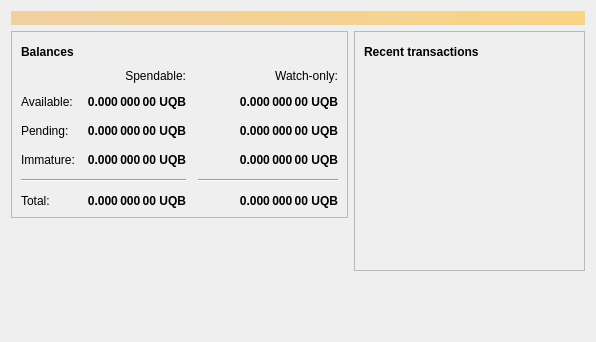
<?xml version="1.0" encoding="UTF-8"?>
<ui version="4.0">
 <class>OverviewPage</class>
 <widget class="QWidget" name="OverviewPage">
  <property name="geometry">
   <rect>
    <x>0</x>
    <y>0</y>
    <width>596</width>
    <height>342</height>
   </rect>
  </property>
  <property name="windowTitle">
   <string>Form</string>
  </property>
  <layout class="QVBoxLayout" name="topLayout">
   <item>
    <widget class="QLabel" name="labelAlerts">
     <property name="visible">
      <bool>false</bool>
     </property>
     <property name="styleSheet">
      <string notr="true">QLabel { background-color: qlineargradient(x1: 0, y1: 0, x2: 1, y2: 0, stop:0 #F0D0A0, stop:1 #F8D488); color:#000000; }</string>
     </property>
     <property name="wordWrap">
      <bool>true</bool>
     </property>
     <property name="margin">
      <number>3</number>
     </property>
     <property name="textInteractionFlags">
      <set>Qt::TextSelectableByMouse</set>
     </property>
    </widget>
   </item>
   <item>
    <layout class="QHBoxLayout" name="horizontalLayout" stretch="1,1">
     <item>
      <layout class="QVBoxLayout" name="verticalLayout_2">
       <item>
        <widget class="QFrame" name="frame">
         <property name="frameShape">
          <enum>QFrame::StyledPanel</enum>
         </property>
         <property name="frameShadow">
          <enum>QFrame::Raised</enum>
         </property>
         <layout class="QVBoxLayout" name="verticalLayout_4">
          <item>
           <layout class="QHBoxLayout" name="horizontalLayout_4">
            <item>
             <widget class="QLabel" name="label_5">
              <property name="font">
               <font>
                <weight>75</weight>
                <bold>true</bold>
               </font>
              </property>
              <property name="text">
               <string>Balances</string>
              </property>
             </widget>
            </item>
            <item>
             <widget class="QPushButton" name="labelWalletStatus">
              <property name="enabled">
               <bool>true</bool>
              </property>
              <property name="maximumSize">
               <size>
                <width>30</width>
                <height>16777215</height>
               </size>
              </property>
              <property name="toolTip">
               <string>The displayed information may be out of date. Your wallet automatically synchronizes with the Ubiquitium network after a connection is established, but this process has not completed yet.</string>
              </property>
              <property name="text">
               <string/>
              </property>
              <property name="icon">
               <iconset resource="../bitcoin.qrc">
                <normaloff>:/icons/warning</normaloff>
                <disabledoff>:/icons/warning</disabledoff>:/icons/warning</iconset>
              </property>
              <property name="iconSize">
               <size>
                <width>24</width>
                <height>24</height>
               </size>
              </property>
              <property name="flat">
               <bool>true</bool>
              </property>
             </widget>
            </item>
            <item>
             <spacer name="horizontalSpacer_3">
              <property name="orientation">
               <enum>Qt::Horizontal</enum>
              </property>
              <property name="sizeHint" stdset="0">
               <size>
                <width>40</width>
                <height>20</height>
               </size>
              </property>
             </spacer>
            </item>
           </layout>
          </item>
          <item>
           <layout class="QGridLayout" name="gridLayout">
            <property name="spacing">
             <number>12</number>
            </property>
            <item row="2" column="2">
             <widget class="QLabel" name="labelWatchPending">
              <property name="font">
               <font>
                <weight>75</weight>
                <bold>true</bold>
               </font>
              </property>
              <property name="cursor">
               <cursorShape>IBeamCursor</cursorShape>
              </property>
              <property name="toolTip">
               <string>Unconfirmed transactions to watch-only addresses</string>
              </property>
              <property name="text">
               <string notr="true">0.000 000 00 UQB</string>
              </property>
              <property name="alignment">
               <set>Qt::AlignRight|Qt::AlignTrailing|Qt::AlignVCenter</set>
              </property>
              <property name="textInteractionFlags">
               <set>Qt::LinksAccessibleByMouse|Qt::TextSelectableByKeyboard|Qt::TextSelectableByMouse</set>
              </property>
             </widget>
            </item>
            <item row="2" column="1">
             <widget class="QLabel" name="labelUnconfirmed">
              <property name="font">
               <font>
                <weight>75</weight>
                <bold>true</bold>
               </font>
              </property>
              <property name="cursor">
               <cursorShape>IBeamCursor</cursorShape>
              </property>
              <property name="toolTip">
               <string>Total of transactions that have yet to be confirmed, and do not yet count toward the spendable balance</string>
              </property>
              <property name="text">
               <string notr="true">0.000 000 00 UQB</string>
              </property>
              <property name="alignment">
               <set>Qt::AlignRight|Qt::AlignTrailing|Qt::AlignVCenter</set>
              </property>
              <property name="textInteractionFlags">
               <set>Qt::LinksAccessibleByMouse|Qt::TextSelectableByKeyboard|Qt::TextSelectableByMouse</set>
              </property>
             </widget>
            </item>
            <item row="3" column="2">
             <widget class="QLabel" name="labelWatchImmature">
              <property name="font">
               <font>
                <weight>75</weight>
                <bold>true</bold>
               </font>
              </property>
              <property name="cursor">
               <cursorShape>IBeamCursor</cursorShape>
              </property>
              <property name="toolTip">
               <string>Mined balance in watch-only addresses that has not yet matured</string>
              </property>
              <property name="text">
               <string notr="true">0.000 000 00 UQB</string>
              </property>
              <property name="alignment">
               <set>Qt::AlignRight|Qt::AlignTrailing|Qt::AlignVCenter</set>
              </property>
              <property name="textInteractionFlags">
               <set>Qt::LinksAccessibleByMouse|Qt::TextSelectableByKeyboard|Qt::TextSelectableByMouse</set>
              </property>
             </widget>
            </item>
            <item row="4" column="0" colspan="2">
             <widget class="Line" name="line">
              <property name="orientation">
               <enum>Qt::Horizontal</enum>
              </property>
             </widget>
            </item>
            <item row="4" column="2">
             <widget class="Line" name="lineWatchBalance">
              <property name="sizePolicy">
               <sizepolicy hsizetype="Preferred" vsizetype="Fixed">
                <horstretch>0</horstretch>
                <verstretch>0</verstretch>
               </sizepolicy>
              </property>
              <property name="minimumSize">
               <size>
                <width>140</width>
                <height>0</height>
               </size>
              </property>
              <property name="orientation">
               <enum>Qt::Horizontal</enum>
              </property>
             </widget>
            </item>
            <item row="5" column="0">
             <widget class="QLabel" name="labelTotalText">
              <property name="text">
               <string>Total:</string>
              </property>
             </widget>
            </item>
            <item row="3" column="1">
             <widget class="QLabel" name="labelImmature">
              <property name="font">
               <font>
                <weight>75</weight>
                <bold>true</bold>
               </font>
              </property>
              <property name="cursor">
               <cursorShape>IBeamCursor</cursorShape>
              </property>
              <property name="toolTip">
               <string>Mined balance that has not yet matured</string>
              </property>
              <property name="text">
               <string notr="true">0.000 000 00 UQB</string>
              </property>
              <property name="alignment">
               <set>Qt::AlignRight|Qt::AlignTrailing|Qt::AlignVCenter</set>
              </property>
              <property name="textInteractionFlags">
               <set>Qt::LinksAccessibleByMouse|Qt::TextSelectableByKeyboard|Qt::TextSelectableByMouse</set>
              </property>
             </widget>
            </item>
            <item row="2" column="3">
             <spacer name="horizontalSpacer_2">
              <property name="orientation">
               <enum>Qt::Horizontal</enum>
              </property>
              <property name="sizeHint" stdset="0">
               <size>
                <width>40</width>
                <height>20</height>
               </size>
              </property>
             </spacer>
            </item>
            <item row="3" column="0">
             <widget class="QLabel" name="labelImmatureText">
              <property name="text">
               <string>Immature:</string>
              </property>
             </widget>
            </item>
            <item row="5" column="1">
             <widget class="QLabel" name="labelTotal">
              <property name="font">
               <font>
                <weight>75</weight>
                <bold>true</bold>
               </font>
              </property>
              <property name="cursor">
               <cursorShape>IBeamCursor</cursorShape>
              </property>
              <property name="toolTip">
               <string>Your current total balance</string>
              </property>
              <property name="text">
               <string notr="true">0.000 000 00 UQB</string>
              </property>
              <property name="alignment">
               <set>Qt::AlignRight|Qt::AlignTrailing|Qt::AlignVCenter</set>
              </property>
              <property name="textInteractionFlags">
               <set>Qt::LinksAccessibleByMouse|Qt::TextSelectableByKeyboard|Qt::TextSelectableByMouse</set>
              </property>
             </widget>
            </item>
            <item row="5" column="2">
             <widget class="QLabel" name="labelWatchTotal">
              <property name="font">
               <font>
                <weight>75</weight>
                <bold>true</bold>
               </font>
              </property>
              <property name="cursor">
               <cursorShape>IBeamCursor</cursorShape>
              </property>
              <property name="toolTip">
               <string>Current total balance in watch-only addresses</string>
              </property>
              <property name="text">
               <string notr="true">0.000 000 00 UQB</string>
              </property>
              <property name="alignment">
               <set>Qt::AlignRight|Qt::AlignTrailing|Qt::AlignVCenter</set>
              </property>
              <property name="textInteractionFlags">
               <set>Qt::LinksAccessibleByMouse|Qt::TextSelectableByKeyboard|Qt::TextSelectableByMouse</set>
              </property>
             </widget>
            </item>
            <item row="0" column="2">
             <widget class="QLabel" name="labelWatchonly">
              <property name="text">
               <string>Watch-only:</string>
              </property>
              <property name="alignment">
               <set>Qt::AlignRight|Qt::AlignTrailing|Qt::AlignVCenter</set>
              </property>
             </widget>
            </item>
            <item row="1" column="0">
             <widget class="QLabel" name="labelBalanceText">
              <property name="text">
               <string>Available:</string>
              </property>
             </widget>
            </item>
            <item row="1" column="1">
             <widget class="QLabel" name="labelBalance">
              <property name="font">
               <font>
                <weight>75</weight>
                <bold>true</bold>
               </font>
              </property>
              <property name="cursor">
               <cursorShape>IBeamCursor</cursorShape>
              </property>
              <property name="toolTip">
               <string>Your current spendable balance</string>
              </property>
              <property name="text">
               <string notr="true">0.000 000 00 UQB</string>
              </property>
              <property name="alignment">
               <set>Qt::AlignRight|Qt::AlignTrailing|Qt::AlignVCenter</set>
              </property>
              <property name="textInteractionFlags">
               <set>Qt::LinksAccessibleByMouse|Qt::TextSelectableByKeyboard|Qt::TextSelectableByMouse</set>
              </property>
             </widget>
            </item>
            <item row="1" column="2">
             <widget class="QLabel" name="labelWatchAvailable">
              <property name="font">
               <font>
                <weight>75</weight>
                <bold>true</bold>
               </font>
              </property>
              <property name="cursor">
               <cursorShape>IBeamCursor</cursorShape>
              </property>
              <property name="toolTip">
               <string>Your current balance in watch-only addresses</string>
              </property>
              <property name="text">
               <string notr="true">0.000 000 00 UQB</string>
              </property>
              <property name="alignment">
               <set>Qt::AlignRight|Qt::AlignTrailing|Qt::AlignVCenter</set>
              </property>
              <property name="textInteractionFlags">
               <set>Qt::LinksAccessibleByMouse|Qt::TextSelectableByKeyboard|Qt::TextSelectableByMouse</set>
              </property>
             </widget>
            </item>
            <item row="2" column="0">
             <widget class="QLabel" name="labelPendingText">
              <property name="text">
               <string>Pending:</string>
              </property>
             </widget>
            </item>
            <item row="0" column="1">
             <widget class="QLabel" name="labelSpendable">
              <property name="text">
               <string>Spendable:</string>
              </property>
              <property name="alignment">
               <set>Qt::AlignRight|Qt::AlignTrailing|Qt::AlignVCenter</set>
              </property>
             </widget>
            </item>
           </layout>
          </item>
         </layout>
        </widget>
       </item>
       <item>
        <spacer name="verticalSpacer">
         <property name="orientation">
          <enum>Qt::Vertical</enum>
         </property>
         <property name="sizeHint" stdset="0">
          <size>
           <width>20</width>
           <height>40</height>
          </size>
         </property>
        </spacer>
       </item>
      </layout>
     </item>
     <item>
      <layout class="QVBoxLayout" name="verticalLayout_3">
       <item>
        <widget class="QFrame" name="frame_2">
         <property name="frameShape">
          <enum>QFrame::StyledPanel</enum>
         </property>
         <property name="frameShadow">
          <enum>QFrame::Raised</enum>
         </property>
         <layout class="QVBoxLayout" name="verticalLayout">
          <item>
           <layout class="QHBoxLayout" name="horizontalLayout_2">
            <item>
             <widget class="QLabel" name="label_4">
              <property name="font">
               <font>
                <weight>75</weight>
                <bold>true</bold>
               </font>
              </property>
              <property name="text">
               <string>Recent transactions</string>
              </property>
             </widget>
            </item>
            <item>
             <widget class="QPushButton" name="labelTransactionsStatus">
              <property name="enabled">
               <bool>true</bool>
              </property>
              <property name="maximumSize">
               <size>
                <width>30</width>
                <height>16777215</height>
               </size>
              </property>
              <property name="toolTip">
               <string>The displayed information may be out of date. Your wallet automatically synchronizes with the Ubiquitium network after a connection is established, but this process has not completed yet.</string>
              </property>
              <property name="text">
               <string/>
              </property>
              <property name="icon">
               <iconset resource="../bitcoin.qrc">
                <normaloff>:/icons/warning</normaloff>
                <disabledoff>:/icons/warning</disabledoff>:/icons/warning</iconset>
              </property>
              <property name="iconSize">
               <size>
                <width>24</width>
                <height>24</height>
               </size>
              </property>
              <property name="flat">
               <bool>true</bool>
              </property>
             </widget>
            </item>
            <item>
             <spacer name="horizontalSpacer">
              <property name="orientation">
               <enum>Qt::Horizontal</enum>
              </property>
              <property name="sizeHint" stdset="0">
               <size>
                <width>40</width>
                <height>20</height>
               </size>
              </property>
             </spacer>
            </item>
           </layout>
          </item>
          <item>
           <widget class="QListView" name="listTransactions">
            <property name="styleSheet">
             <string notr="true">QListView { background: transparent; }</string>
            </property>
            <property name="frameShape">
             <enum>QFrame::NoFrame</enum>
            </property>
            <property name="verticalScrollBarPolicy">
             <enum>Qt::ScrollBarAlwaysOff</enum>
            </property>
            <property name="horizontalScrollBarPolicy">
             <enum>Qt::ScrollBarAlwaysOff</enum>
            </property>
            <property name="selectionMode">
             <enum>QAbstractItemView::NoSelection</enum>
            </property>
           </widget>
          </item>
         </layout>
        </widget>
       </item>
       <item>
        <spacer name="verticalSpacer_2">
         <property name="orientation">
          <enum>Qt::Vertical</enum>
         </property>
         <property name="sizeHint" stdset="0">
          <size>
           <width>20</width>
           <height>40</height>
          </size>
         </property>
        </spacer>
       </item>
      </layout>
     </item>
    </layout>
   </item>
  </layout>
 </widget>
 <resources/>
 <connections/>
</ui>
